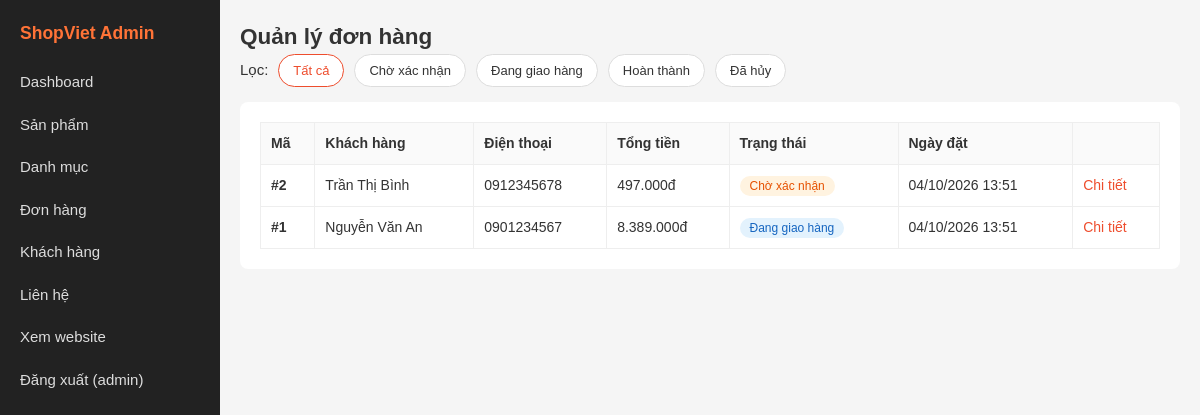
The app's page /admin/orders.php (signed in) with its own data.
### tables this page shows
CREATE TABLE orders (
  id INT AUTO_INCREMENT PRIMARY KEY,
  customer_id INT NULL,
  customer_name VARCHAR(100) NOT NULL,
  customer_phone VARCHAR(20) NOT NULL,
  customer_address VARCHAR(255) NOT NULL,
  note TEXT NULL,
  total DECIMAL(12,0) NOT NULL DEFAULT 0,
  status ENUM('moi','dang_giao','hoan_thanh','da_huy') NOT NULL DEFAULT 'moi',
  created_at TIMESTAMP DEFAULT CURRENT_TIMESTAMP,
  FOREIGN KEY (customer_id) REFERENCES customers(id) ON DELETE SET NULL
);

### config.php (called while the page is built, shortened)
<?php
function format_price($number) {
    return number_format((float)$number, 0, ',', '.') . 'đ';
}
function esc($str) {
    return htmlspecialchars((string)($str ?? ''), ENT_QUOTES, 'UTF-8');
}
function db_all($conn, $sql, $types = '', $params = []) {
    $stmt = $conn->prepare($sql);
    $stmt->execute();
    $rows = $stmt->get_result()->fetch_all(MYSQLI_ASSOC);
    return $rows;
}
function order_status_label($status) {
    $map = [
        'moi'        => 'Chờ xác nhận',
        'dang_giao'  => 'Đang giao hàng',
        'hoan_thanh' => 'Hoàn thành',
        'da_huy'     => 'Đã hủy',
    ];
    return $map[$status] ?? $status;
}

### admin/orders.php (the view, shortened to what this page needs)
<?php
require_once 'includes/header.php';
$status = $_GET['status'] ?? '';
$allowed = ['moi', 'dang_giao', 'hoan_thanh', 'da_huy'];
if ($status !== '' && in_array($status, $allowed)) {
    $orders = db_all($conn, 'SELECT * FROM orders WHERE status = ? ORDER BY id DESC', 's', [$status]);
} else {
    $status = '';
    $orders = db_all($conn, 'SELECT * FROM orders ORDER BY id DESC');
}
?>
<h2>Quản lý đơn hàng</h2>
<div class="sort-bar">
  <span>Lọc:</span>
  <a href="orders.php" class="<?= $status === '' ? 'active' : '' ?>">Tất cả</a>
  <?php foreach ($allowed as $s): ?>
  <a href="orders.php?status=<?= $s ?>" class="<?= $status === $s ? 'active' : '' ?>"><?= esc(order_status_label($s)) ?></a>
  <?php endforeach; ?>
</div>
<div class="panel">
<table class="table">
  <tr><th>Mã</th><th>Khách hàng</th><th>Điện thoại</th><th>Tổng tiền</th><th>Trạng thái</th><th>Ngày đặt</th><th></th></tr>
  <?php foreach ($orders as $o): ?>
  <tr>
    <td><b>#<?= (int)$o['id'] ?></b></td>
    <td><?= esc($o['customer_name']) ?></td>
    <td><?= esc($o['customer_phone']) ?></td>
    <td><?= format_price($o['total']) ?></td>
    <td><span class="status status-<?= esc($o['status']) ?>"><?= esc(order_status_label($o['status'])) ?></span></td>
    <td><?= date('d/m/Y H:i', strtotime($o['created_at'])) ?></td>
    <td><a href="order_detail.php?id=<?= (int)$o['id'] ?>">Chi tiết</a></td>
  </tr>
  <?php endforeach; ?>
</table>
</div>
<?php require_once 'includes/footer.php'; ?>

### assets/css/style.css (style rules this page uses)
* { box-sizing: border-box; margin: 0; padding: 0; }
body { font-family: Arial, Helvetica, sans-serif; background: #f5f5f5; color: #333; font-size: 15px; line-height: 1.5; }
a { color: #ee4d2d; text-decoration: none; }
.table { width: 100%; border-collapse: collapse; background: #fff; font-size: 14px; }
.table th, .table td { border: 1px solid #eee; padding: 10px; text-align: left; vertical-align: middle; }
.table th { background: #fafafa; }
.sort-bar { display: flex; gap: 10px; align-items: center; margin-bottom: 15px; flex-wrap: wrap; }
.sort-bar a { padding: 6px 14px; border: 1px solid #ddd; border-radius: 20px; color: #333; font-size: 13px; background: #fff; }
.sort-bar a.active, .sort-bar a:hover { border-color: #ee4d2d; color: #ee4d2d; text-decoration: none; }
.status { padding: 3px 10px; border-radius: 12px; font-size: 12px; }
.status-moi { background: #fff3e0; color: #e65100; }
.status-dang_giao { background: #e3f2fd; color: #1565c0; }
.panel { background: #fff; border-radius: 8px; padding: 20px; margin-bottom: 20px; }

### records on screen
orders: id "2", customer_name "Trần Thị Bình", customer_phone "0912345678", total "497.000đ", status "Chờ xác nhận", created_at "04/10/2026 13:51"
orders: id "1", customer_name "Nguyễn Văn An", customer_phone "0901234567", total "8.389.000đ", status "Đang giao hàng", created_at "04/10/2026 13:51"

### other values on screen
$_SESSION['admin']['username'] "admin"
order_status_label($s) "Chờ xác nhận"
order_status_label($s) "Đang giao hàng"
order_status_label($s) "Hoàn thành"
order_status_label($s) "Đã hủy"
